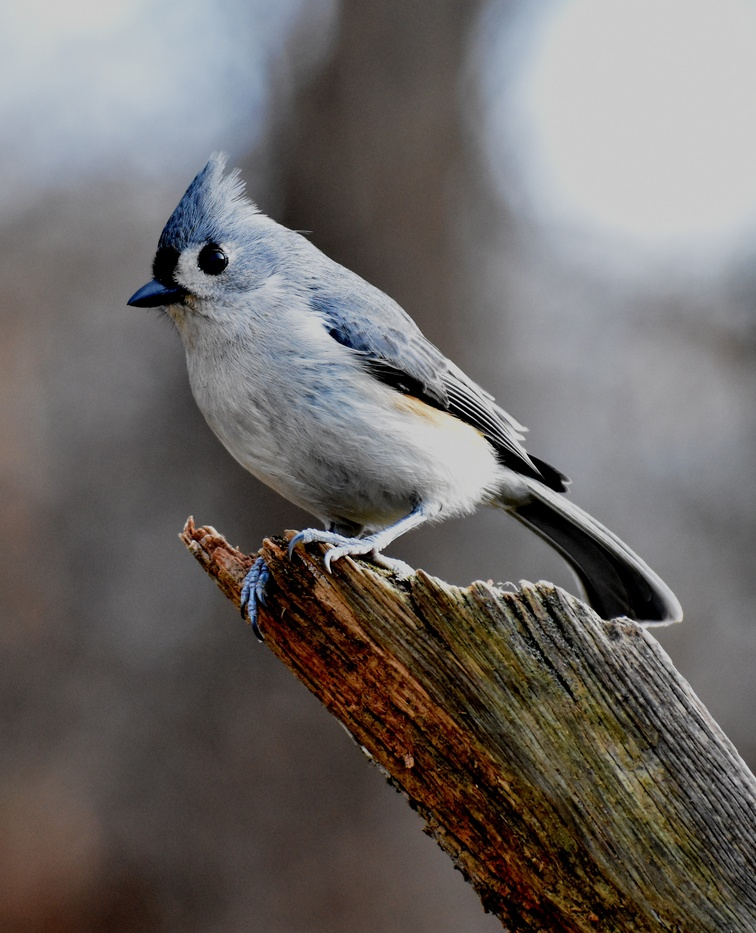
#> input picture denoise.jpeg, 756 x 933 px, shrunk from 2634 x 3252 before the run, found by its file name
$ python 'imageprocessing_clahe&thresholding.py'
#> lines starting #> are read from the running program, lines starting #| are printed output that depends on the picture; after the words box and inside, x2 and y2 are one past the last pixel; in counts of white or black regions, pixels touching at a corner belong together
# -*- coding: utf-8 -*-
"""imageprocessing_CLAHE&THRESHOLDING.ipynb

Automatically generated by Colaboratory.

Original file is located at
    https://colab.research.google.com/drive/1cFlQTmFeLIUqfDyBlfy5einC2qA4p_V_

**CLACHE & THRESHOLDING**
"""

import cv2
import numpy as np
from matplotlib import pyplot as plt
from google.colab.patches import cv2_imshow

img = cv2.imread("/content/denoise.jpeg", 0)
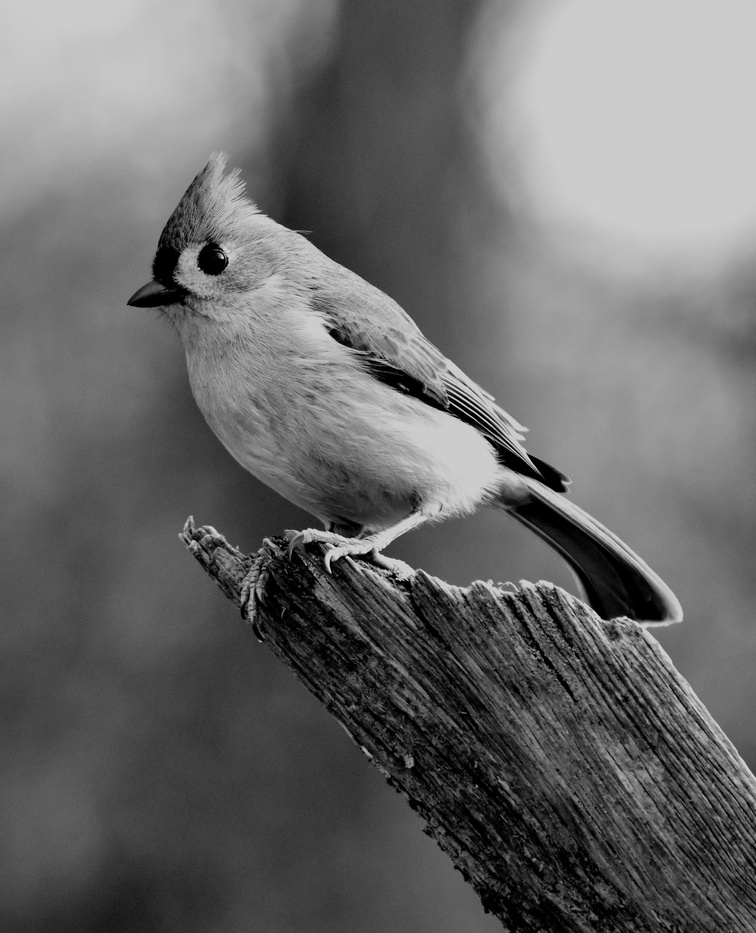
#> img: shape (933, 756); min 0, max 223, mean 106
equ = cv2.equalizeHist(img)
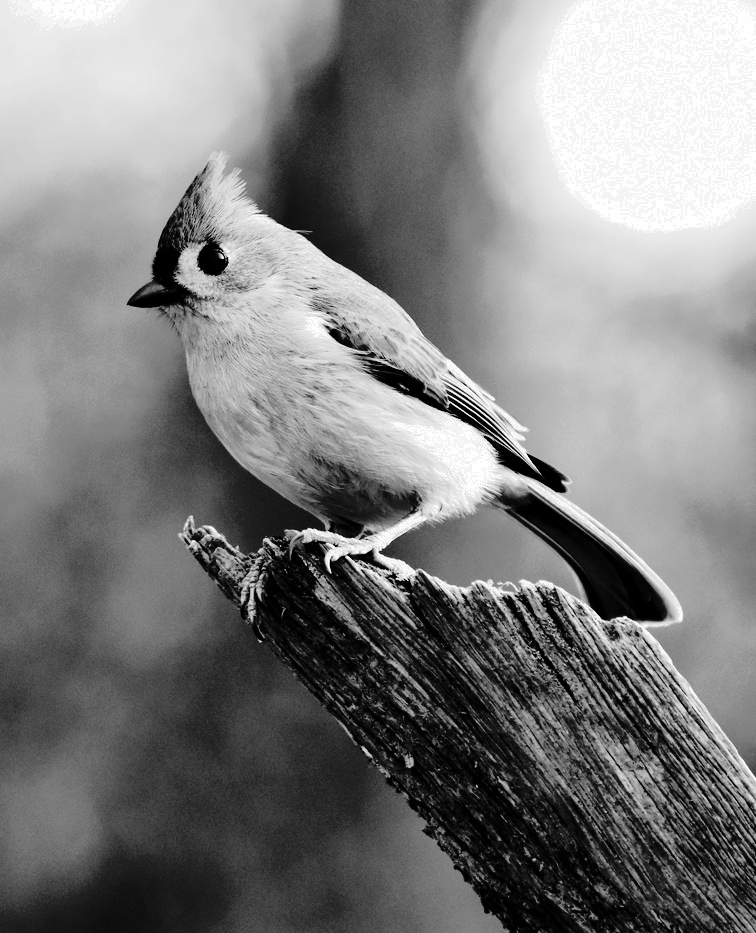
#> equ: shape (933, 756); min 0, max 255, mean 127.2

plt.hist(equ.flat, bins=100, range=(0,100))

cv2_imshow( img)
cv2_imshow( equ)
clahe = cv2.createCLAHE(clipLimit=2.0, tileGridSize=(8,8))  #Define tile size and clip limit.
cl1 = clahe.apply(img)
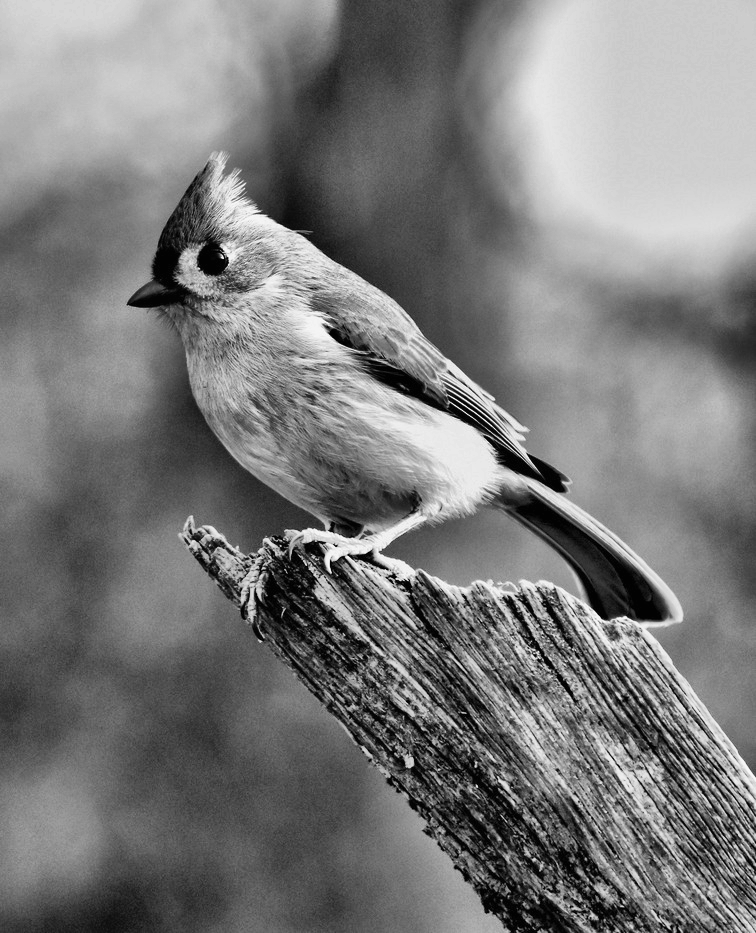
#> cl1: shape (933, 756); min 0, max 250, mean 122.2

cv2_imshow( cl1)

cv2.waitKey(0)
cv2.destroyAllWindows()

import cv2
import matplotlib.pyplot as plt

img = cv2.imread("/content/denoise.jpeg", 0)

clahe = cv2.createCLAHE(clipLimit=2.0, tileGridSize=(8,8))  #Define tile size and clip limit.
clahe_img = clahe.apply(img)
plt.hist(clahe_img.flat, bins =100, range=(0,255))

from google.colab.patches import cv2_imshow
ret,thresh1 = cv2.threshold(clahe_img,185,150,cv2.THRESH_BINARY)  #All thresholded pixels in grey = 150
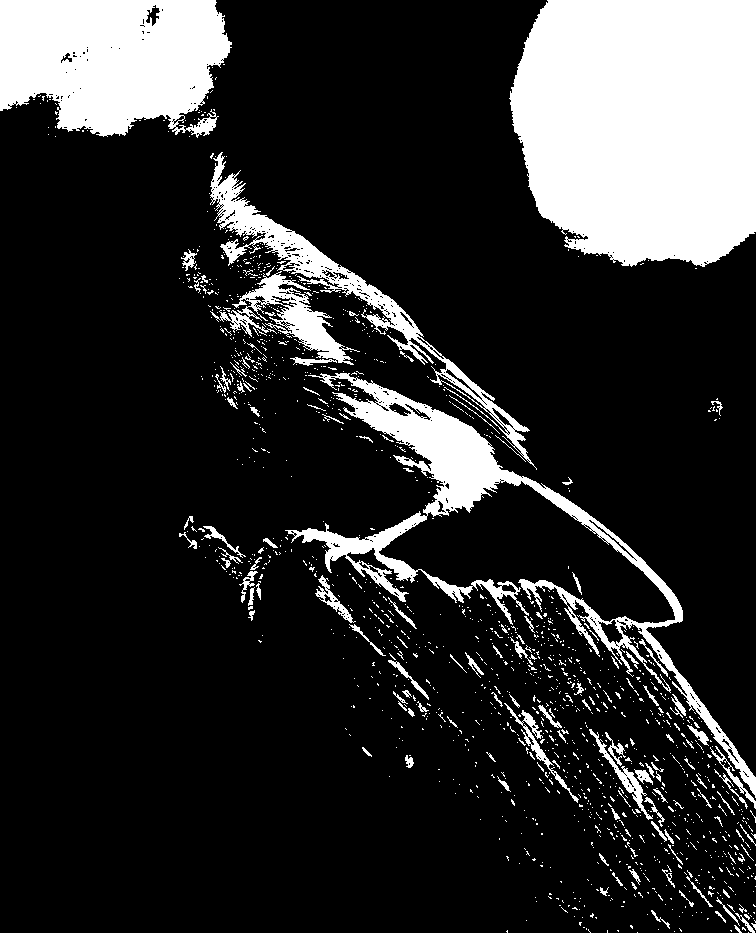
#> thresh1: shape (933, 756); values 0 (black) and 150 (white), 18.1% white; 1450 white regions (1323 under 20 px), largest, box (x1, y1, x2, y2) and area: (509, 0, 756, 267) 57756, (0, 0, 232, 138) 25641, (285, 373, 756, 798) 19006
ret,thresh2 = cv2.threshold(clahe_img,185,255,cv2.THRESH_BINARY_INV) # All thresholded pixels in white

cv2_imshow( img)
cv2_imshow(thresh1)
cv2_imshow(thresh2)
cv2.waitKey(0)
cv2.destroyAllWindows()

import cv2
import matplotlib.pyplot as plt
from google.colab.patches import cv2_imshow

img = cv2.imread("/content/denoise.jpeg", 0)

clahe = cv2.createCLAHE(clipLimit=2.0, tileGridSize=(8,8))  #Define tile size and clip limit.
clahe_img = clahe.apply(img)

plt.hist(clahe_img.flat, bins =100, range=(0,255))
ret1,th1 = cv2.threshold(clahe_img,185,200,cv2.THRESH_BINARY)

ret2,th2 = cv2.threshold(clahe_img,0,255,cv2.THRESH_BINARY+cv2.THRESH_OTSU)
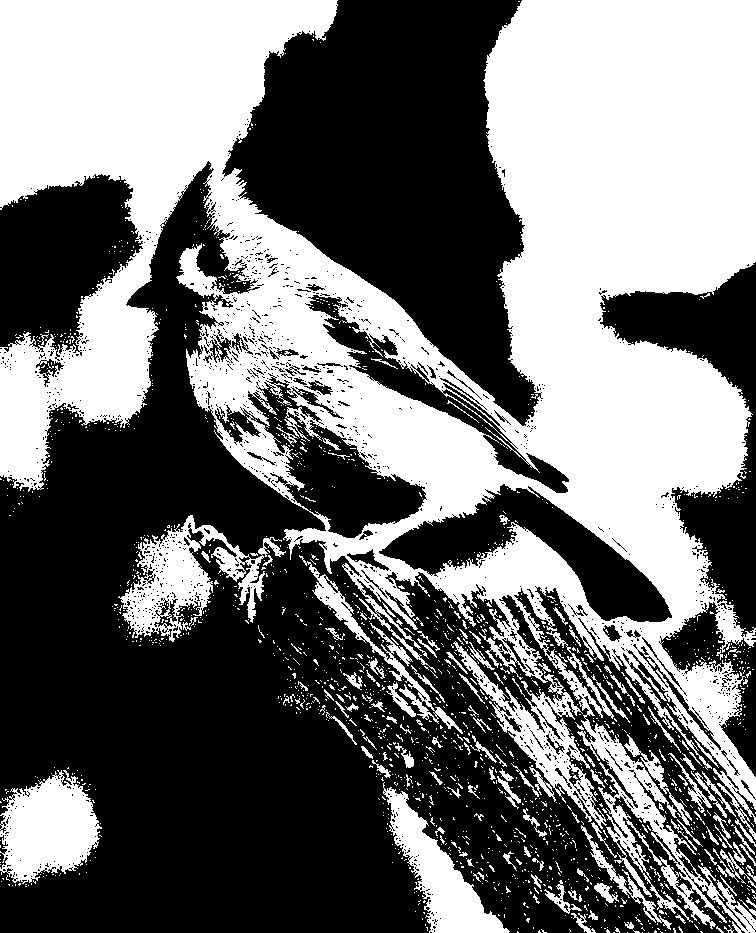
#> th2: shape (933, 756); 44.6% white; 1727 white regions (1588 under 20 px), largest, box (x1, y1, x2, y2) and area: (0, 0, 756, 933) 269616, (0, 770, 102, 884) 7640, (118, 515, 286, 642) 7382
#> ret2 = 127

cv2_imshow(th2)
cv2.waitKey(0)
cv2.destroyAllWindows()

import cv2
import matplotlib.pyplot as plt

img = cv2.imread("/content/denoise.jpeg", 0)

blur = cv2.GaussianBlur(clahe_img,(5,5),0)
ret3,th3 = cv2.threshold(blur,0,255,cv2.THRESH_BINARY+cv2.THRESH_OTSU)
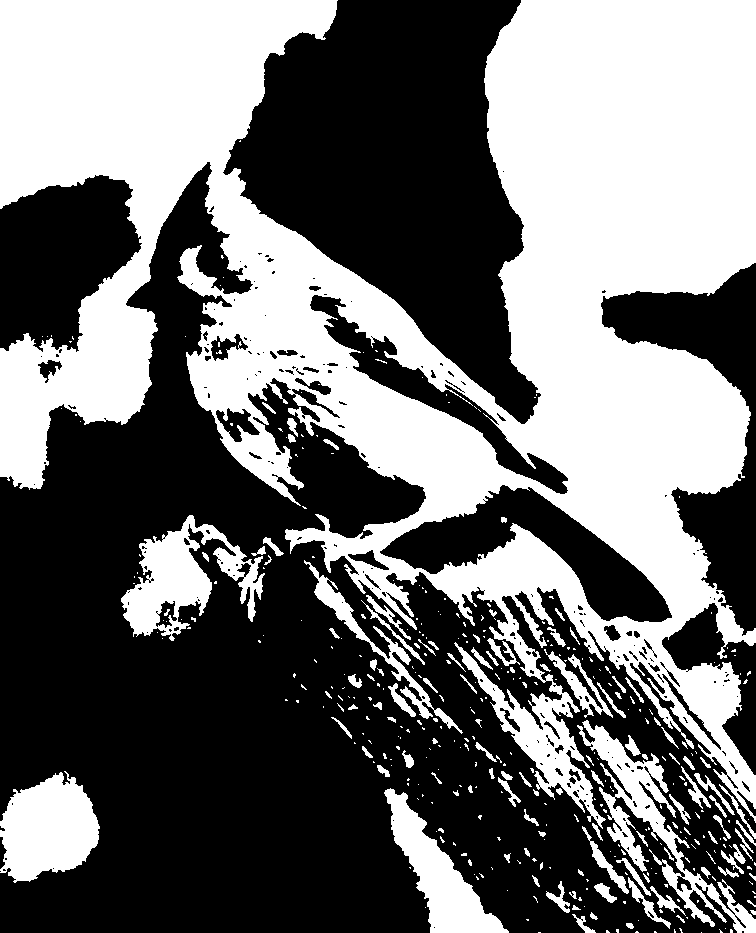
#> th3: shape (933, 756); 44% white; 394 white regions (282 under 20 px), largest, box (x1, y1, x2, y2) and area: (0, 0, 756, 829) 268382, (0, 771, 100, 883) 7799, (121, 515, 265, 641) 7504
#> ret3 = 127


plt.hist(blur.flat, bins =100, range=(0,255))
cv2_imshow(th3)
cv2.waitKey(0)
cv2.destroyAllWindows()
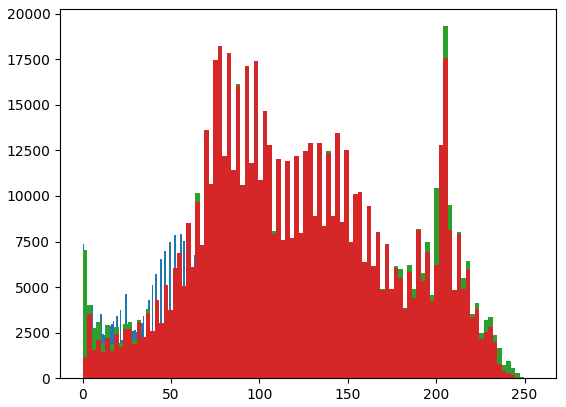
#> figure drawn by matplotlib, 1 panel; tallest bar 7907 high, from x = 55 to 56; tallest bar 19313 high, from x = 204 to 206.5; tallest bar 19313 high, from x = 204 to 206.5
